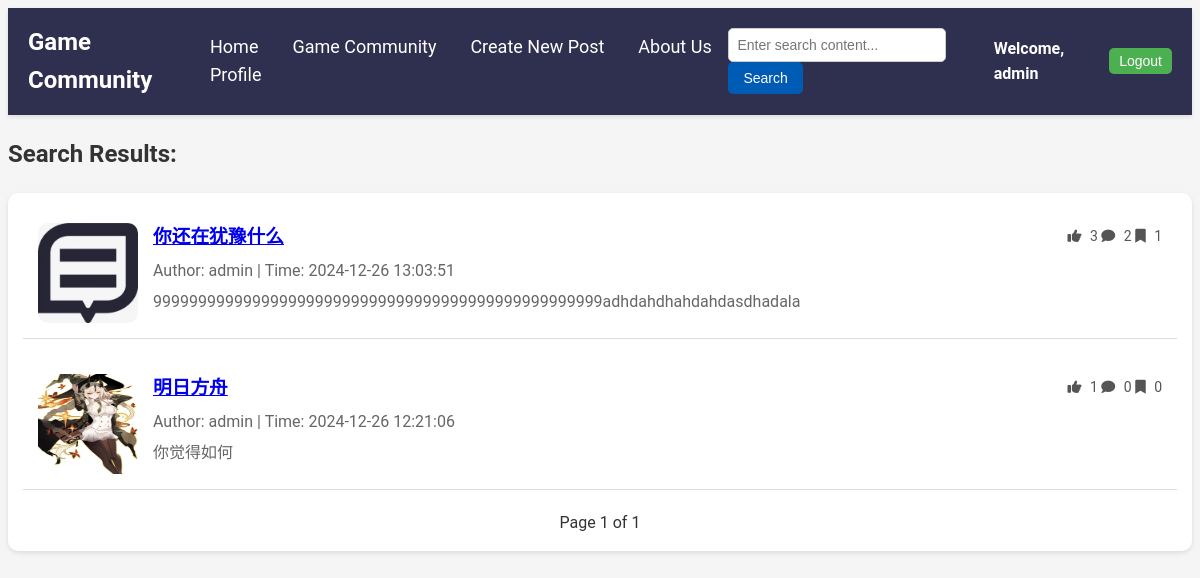
The page /search_results.php (signed in) on the database its author committed.
### tables this page shows
CREATE TABLE `posts` (
  `id` int NOT NULL AUTO_INCREMENT,
  `user_id` int DEFAULT NULL,
  `title` varchar(255) NOT NULL,
  `content` text NOT NULL,
  `created_at` timestamp NULL DEFAULT CURRENT_TIMESTAMP,
  `image` varchar(255) DEFAULT NULL,
  PRIMARY KEY (`id`),
  KEY `user_id` (`user_id`)
);

CREATE TABLE `users` (
  `id` int NOT NULL AUTO_INCREMENT,
  `username` varchar(50) NOT NULL,
  `password` varchar(255) NOT NULL,
  `phone` varchar(20) DEFAULT NULL,
  `address` varchar(255) DEFAULT NULL,
  PRIMARY KEY (`id`)
);

### user.php (called while the page is built, shortened)
<?php
$isLoggedIn = isset($_SESSION['user_id']);
?>

### search_results.php (the view, shortened to what this page needs)
<?php
include('user.php');
$searchKeyword = isset($_GET['search']) ? trim($_GET['search']) : '';
$postsPerPage = 3;
$page = isset($_GET['forum_page']) ? (int) $_GET['forum_page'] : 1;
$offset = ($page - 1) * $postsPerPage;
$sql = "SELECT posts.*, users.username,
           (SELECT COUNT(*) FROM likes WHERE post_id = posts.id) AS like_count,
           (SELECT COUNT(*) FROM comments WHERE post_id = posts.id) AS comment_count,
           (SELECT COUNT(*) FROM bookmarks WHERE post_id = posts.id) AS bookmark_count
        FROM posts
        JOIN users ON posts.user_id = users.id";
$sql .= " ORDER BY posts.created_at DESC LIMIT :limit OFFSET :offset";
$stmt = $pdo->prepare($sql);
$stmt->bindParam(':limit', $postsPerPage, PDO::PARAM_INT);
$stmt->bindParam(':offset', $offset, PDO::PARAM_INT);
$stmt->execute();
$posts = $stmt->fetchAll();
if ($searchKeyword) {
    $stmt = $pdo->prepare("SELECT COUNT(*) FROM posts WHERE title LIKE :search OR content LIKE :search");
    $stmt->bindParam(':search', $searchTerm, PDO::PARAM_STR);
    $stmt->execute();
} else {
    $stmt = $pdo->prepare("SELECT COUNT(*) FROM posts");
    $stmt->execute();
}
$totalPosts = $stmt->fetchColumn();
$totalPages = ceil($totalPosts / $postsPerPage);
?>
<!DOCTYPE html>
<html lang="en">
<head>
    <link rel="stylesheet" href="./css/forum_home.css">
    <link rel="stylesheet" href="https://cdnjs.cloudflare.com/ajax/libs/font-awesome/6.0.0-beta3/css/all.min.css">
</head>
<body>
    <div class="navbar">
        <div class="logo">
            <a href="#">Game Community</a>
        </div>
        <div class="menu">
            <a href="./index.php">Home</a>
            <a href="./home.php">Game Community</a>
            <a href="./create_post.php">Create New Post</a>
            <a href="./about.php">About Us</a>
            <?php if ($isLoggedIn): ?>
                <a href="profile.php">Profile</a>
                <?php endif; ?>
        </div>
        <div class="search">
            <div class="search">
                <form action="search_results.php" method="get">
                    <label>
                        <input type="text" name="search" placeholder="Enter search content..."
                            value="<?php echo isset($_GET['search']) ? htmlspecialchars($_GET['search']) : ''; ?>">
                        <button type="submit">Search</button>
                    </label>
                </form>
            </div>
            <div class="auth-buttons">
                <?php if ($isLoggedIn): ?>
                    <span class="username">Welcome, <?php echo htmlspecialchars($_SESSION['username']); ?></span>
                    <button id="btn-logout" onclick="location.href='logout.php'">Logout</button>
                <?php else: ?>
                    <button id="btn-login" onclick="location.href='login.php'">Login</button>
                    <button id="btn-register" onclick="location.href='register.php'">Register</button>
                <?php endif; ?>
            </div>
        </div>
    </div>
    <h2>Search Results: <?php echo htmlspecialchars($searchKeyword); ?></h2>
    <section class="post-list">
        <?php if (empty($posts)): ?>
            <p>No posts found matching the criteria.</p>
        <?php else: ?>
            <?php foreach ($posts as $post): ?>
                <div class="post">
                    <?php if ($post['image']): ?>
                        <img src="<?php echo htmlspecialchars($post['image']); ?>" alt="Post Image" class="post-image">
                    <?php else: ?>
                        <img src="images/default.jpg" alt="Default Image" class="post-image">
                    <?php endif; ?>
                    <div class="post-details">
                        <h3>
                            <a href="post_detail.php?id=<?php echo $post['id']; ?>"><?php echo htmlspecialchars($post['title']); ?></a>
                        </h3>
                        <p>Author: <?php echo htmlspecialchars($post['username']); ?> | Time: <?php echo $post['created_at']; ?></p>
                        <p class="post-content"><?php echo nl2br(htmlspecialchars($post['content'])); ?></p>
                    </div>
                    <div class="post-stats">
                        <span class="like-count">
                            <i class="fas fa-thumbs-up"></i> <?php echo $post['like_count']; ?>
                        </span>
                        <span class="comment-count">
                            <i class="fas fa-comment"></i> <?php echo $post['comment_count']; ?>
                        </span>
                        <span class="bookmark-count">
                            <i class="fas fa-bookmark"></i> <?php echo $post['bookmark_count']; ?>
                        </span>
                    </div>
                </div>
            <?php endforeach; ?>
        <?php endif; ?>
        <div class="pagination">
            <span>Page <?php echo $page; ?> of <?php echo $totalPages; ?></span>
        </div>
    </section>
</body>
</html>

### css/forum_home.css (style rules this page uses)
body { font-family: 'Roboto', sans-serif; line-height: 1.6; color: #333; background-color: #f5f5f5; background-image: url('../images/background.jpg'); background-size: cover; background-position: center center; background-attachment: fixed; }
.navbar { display: flex; justify-content: space-between; align-items: center; padding: 15px 20px; background-color: #2f2f4f; box-shadow: 0 2px 4px rgba(0, 0, 0, 0.1); }
.navbar .logo a { font-size: 24px; font-weight: bold; color: #fff; text-decoration: none; }
.navbar .menu a { font-size: 18px; color: #fff; text-decoration: none; margin: 0 15px; transition: color 0.3s ease; }
.navbar .search { display: flex; align-items: center; justify-content: flex-start; gap: 10px; }
.navbar .search input { padding: 8px; border: 1px solid #ccc; border-radius: 5px; font-size: 14px; width: 200px; }
.navbar .search button { padding: 8px 15px; background-color: #005bb5; color: white; border: none; border-radius: 5px; font-size: 14px; cursor: pointer; transition: background-color 0.3s; }
.navbar .auth-buttons { display: flex; align-items: center; gap: 10px; }
.navbar .auth-buttons button { padding: 5px 10px; background-color: #4CAF50; color: white; border: none; border-radius: 5px; font-size: 14px; cursor: pointer; transition: background-color 0.3s; }
.navbar .auth-buttons .username { color: white; font-weight: bold; margin-right: 15px; }
.post-list { background-color: #fff; padding: 15px; border-radius: 10px; box-shadow: 0 2px 5px rgba(0, 0, 0, 0.1); margin-bottom: 20px; margin-top: 20px; }
.post { display: flex; margin-bottom: 15px; }
.post img { width: 100px; height: 100px; border-radius: 10px; margin-right: 15px; }
.post-details h3 { margin: 0; }
.post-details p { margin: 5px 0 0; color: #666; }
.search { display: flex; align-items: center; gap: 10px; }
.auth-buttons button { padding: 5px 10px; background-color: #0078d7; color: white; border: none; border-radius: 5px; cursor: pointer; transition: background-color 0.3s; }
.pagination { display: flex; justify-content: center; align-items: center; margin-top: 20px; }
.pagination span { display: flex; align-items: center; justify-content: center; font-size: 1rem; }
.post { display: flex; justify-content: space-between; align-items: flex-start; margin-bottom: 20px; padding: 15px; border-bottom: 1px solid #ddd; }
.post-details { flex: 1; margin-right: 20px; }
.post-stats { flex-direction: column; justify-content: flex-start; align-items: flex-end; text-align: right; }
.post-stats span { margin-bottom: 10px; font-size: 14px; color: #555; }
.post-stats i { margin-right: 5px; }
.like-count { color: #007bff; }
.comment-count { color: #28a745; }
.bookmark-count { color: #ffc107; }
.post-image { max-width: 150px; height: auto; margin-right: 15px; }

### rows shown on the page
posts: title "你还在犹豫什么", user.username "admin", created_at "2024-12-26 13:03:51", content "99999999999999999999999999999999999999999999999999adhdahdhahdahdasdhadala", like_count "3", comment_count "2", bookmark_count "1"
posts: image (picture), title "明日方舟", user.username "admin", created_at "2024-12-26 12:21:06", content "你觉得如何", like_count "1", comment_count "0", bookmark_count "0"

### other values the page prints
$_SESSION['username'] "admin"
$page "1"
$totalPages "1"
